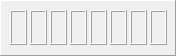
   <widget class="QFrame" name="frame_6">
    <property name="geometry">
     <rect>
      <x>230</x>
      <y>530</y>
      <width>176</width>
      <height>56</height>
     </rect>
    </property>
    <property name="frameShape">
     <enum>QFrame::Panel</enum>
    </property>
    <property name="frameShadow">
     <enum>QFrame::Raised</enum>
    </property>
    <widget class="QFrame" name="FuelSegm6_1">
     <property name="geometry">
      <rect>
       <x>10</x>
       <y>10</y>
       <width>17</width>
       <height>35</height>
      </rect>
     </property>
     <property name="autoFillBackground">
      <bool>true</bool>
     </property>
     <property name="frameShape">
      <enum>QFrame::Box</enum>
     </property>
     <property name="frameShadow">
      <enum>QFrame::Raised</enum>
     </property>
    </widget>
    <widget class="QFrame" name="FuelSegm6_2">
     <property name="geometry">
      <rect>
       <x>30</x>
       <y>10</y>
       <width>17</width>
       <height>35</height>
      </rect>
     </property>
     <property name="autoFillBackground">
      <bool>true</bool>
     </property>
     <property name="frameShape">
      <enum>QFrame::Box</enum>
     </property>
     <property name="frameShadow">
      <enum>QFrame::Raised</enum>
     </property>
    </widget>
    <widget class="QFrame" name="FuelSegm6_3">
     <property name="geometry">
      <rect>
       <x>50</x>
       <y>10</y>
       <width>17</width>
       <height>35</height>
      </rect>
     </property>
     <property name="autoFillBackground">
      <bool>true</bool>
     </property>
     <property name="frameShape">
      <enum>QFrame::Box</enum>
     </property>
     <property name="frameShadow">
      <enum>QFrame::Raised</enum>
     </property>
    </widget>
    <widget class="QFrame" name="FuelSegm6_4">
     <property name="geometry">
      <rect>
       <x>70</x>
       <y>10</y>
       <width>17</width>
       <height>35</height>
      </rect>
     </property>
     <property name="autoFillBackground">
      <bool>true</bool>
     </property>
     <property name="frameShape">
      <enum>QFrame::Box</enum>
     </property>
     <property name="frameShadow">
      <enum>QFrame::Raised</enum>
     </property>
    </widget>
    <widget class="QFrame" name="FuelSegm6_5">
     <property name="geometry">
      <rect>
       <x>90</x>
       <y>10</y>
       <width>17</width>
       <height>35</height>
      </rect>
     </property>
     <property name="autoFillBackground">
      <bool>true</bool>
     </property>
     <property name="frameShape">
      <enum>QFrame::Box</enum>
     </property>
     <property name="frameShadow">
      <enum>QFrame::Raised</enum>
     </property>
    </widget>
    <widget class="QFrame" name="FuelSegm6_6">
     <property name="geometry">
      <rect>
       <x>110</x>
       <y>10</y>
       <width>17</width>
       <height>35</height>
      </rect>
     </property>
     <property name="autoFillBackground">
      <bool>true</bool>
     </property>
     <property name="frameShape">
      <enum>QFrame::Box</enum>
     </property>
     <property name="frameShadow">
      <enum>QFrame::Raised</enum>
     </property>
    </widget>
    <widget class="QFrame" name="FuelSegm6_7">
     <property name="geometry">
      <rect>
       <x>130</x>
       <y>10</y>
       <width>17</width>
       <height>35</height>
      </rect>
     </property>
     <property name="autoFillBackground">
      <bool>true</bool>
     </property>
     <property name="frameShape">
      <enum>QFrame::Box</enum>
     </property>
     <property name="frameShadow">
      <enum>QFrame::Raised</enum>
     </property>
    </widget>
    <widget class="QFrame" name="FuelSegm6_8">
     <property name="geometry">
      <rect>
       <x>150</x>
       <y>10</y>
       <width>17</width>
       <height>35</height>
      </rect>
     </property>
     <property name="autoFillBackground">
      <bool>true</bool>
     </property>
     <property name="frameShape">
      <enum>QFrame::Box</enum>
     </property>
     <property name="frameShadow">
      <enum>QFrame::Raised</enum>
     </property>
    </widget>
   </widget>
